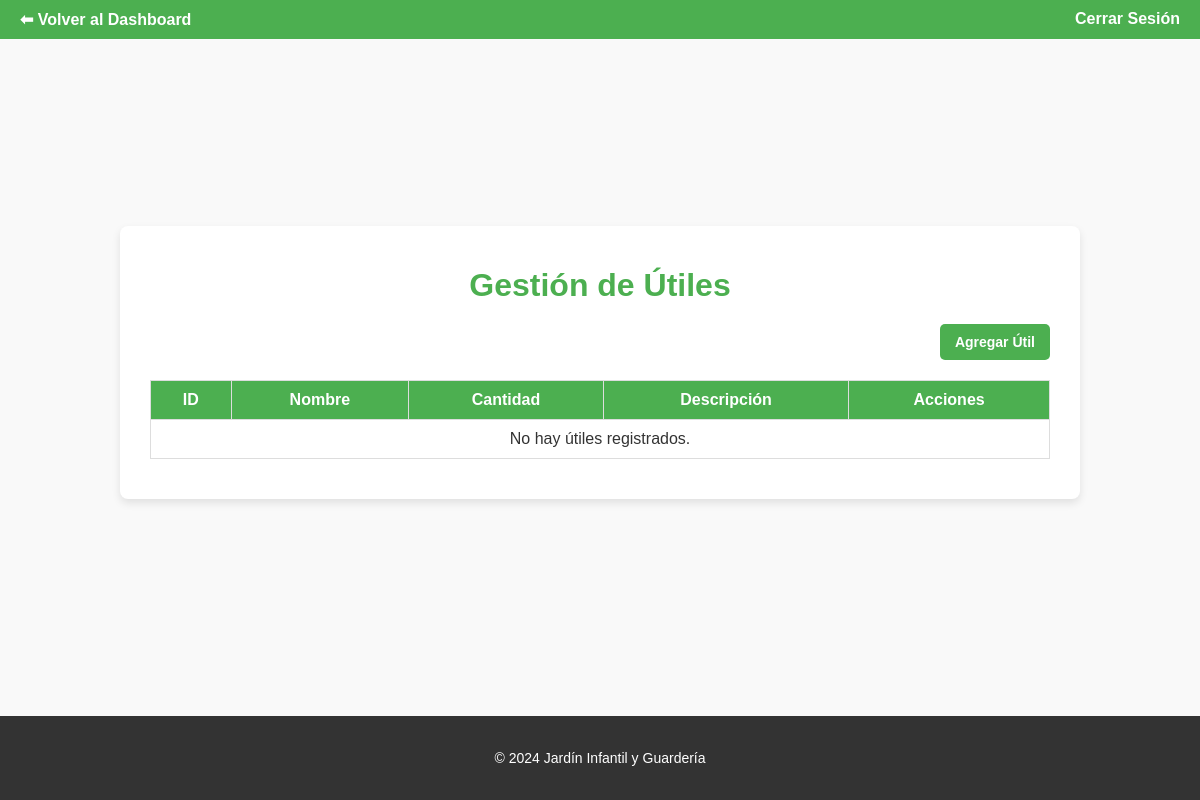
The page /dashboard/admin/utiles/ (signed in) on the database as committed earlier.
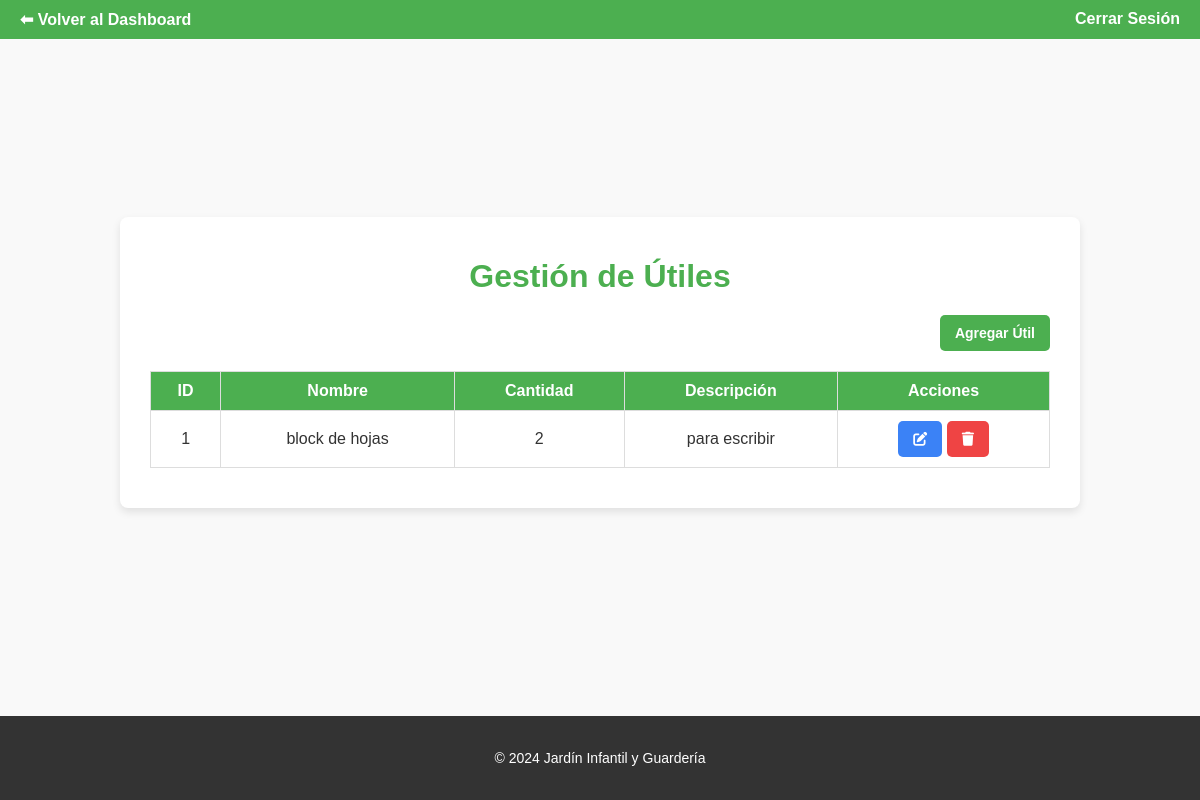
The same page on the database as committed later.
### jardin_app/models.py (models this page shows, shortened)
class ListaUtiles(models.Model):
    nombre = models.CharField(max_length=100)  # Nombre del útil (e.g., lápiz, goma)
    cantidad = models.IntegerField(default=1)  # Cantidad sugerida
    descripcion = models.TextField(blank=True, null=True)  # Descripción opcional
    fecha_creacion = models.DateTimeField(auto_now_add=True)  # Fecha de creación

### jardin_app/views/admin_views.py (the view)
# urls.py: path('dashboard/admin/utiles/', gestionar_utiles, name='gestionar_utiles'),
@login_required
def gestionar_utiles(request):
    utiles = ListaUtiles.objects.all()
    return render(request, 'admin/utiles/gestionar_utiles.html', {'utiles': utiles})

### jardin_app/templates/admin/utiles/gestionar_utiles.html (shortened to what this page needs)
<!DOCTYPE html>
<html lang="es">
<head>
    {% load static %}
    <link rel="stylesheet" href="{% static 'css/utiles/gestionar_utiles.css' %}">
    <link rel="stylesheet" href="https://cdnjs.cloudflare.com/ajax/libs/font-awesome/6.0.0-beta3/css/all.min.css">
</head>
<body>
    <header>
        <nav class="navbar">
            <a href="{% url 'pagina_administrador' %}">⬅ Volver al Dashboard</a>
            <a href="{% url 'logout' %}">Cerrar Sesión</a>
        </nav>
    </header>
    <main>
        <div class="table-container">
            <h1>Gestión de Útiles</h1>
            <div class="actions">
                <a href="{% url 'agregar_util' %}" class="btn btn-add">Agregar Útil</a>
            </div>
            <table>
                <thead>
                    <tr>
                        <th>ID</th>
                        <th>Nombre</th>
                        <th>Cantidad</th>
                        <th>Descripción</th>
                        <th>Acciones</th>
                    </tr>
                </thead>
                <tbody>
                    {% for util in utiles %}
                    <tr>
                        <td>{{ util.id }}</td>
                        <td>{{ util.nombre }}</td>
                        <td>{{ util.cantidad }}</td>
                        <td>{{ util.descripcion }}</td>
                        <td>
                            <a href="{% url 'editar_util' util.id %}" class="btn btn-edit"> <i class="fa fa-edit"></i> </a>
                            <a href="{% url 'eliminar_util' util.id %}" class="btn btn-delete" onclick="return confirm('¿Estás seguro de eliminar este evento?');"><i class="fa fa-trash"></i> </a>
                        </td>
                    </tr>
                    {% empty %}
                    <tr>
                        <td colspan="5">No hay útiles registrados.</td>
                    </tr>
                    {% endfor %}
                </tbody>
            </table>
        </div>
    </main>
    <footer>
        <p>&copy; 2024 Jardín Infantil y Guardería</p>
    </footer>
</body>
</html>

Rows that differ between the two databases and show on the page:
added ListaUtiles: id "1", nombre "block de hojas", cantidad "2", descripcion "para escribir"
Other text that changed with them:
text no longer shown: "No hay útiles registrados."
